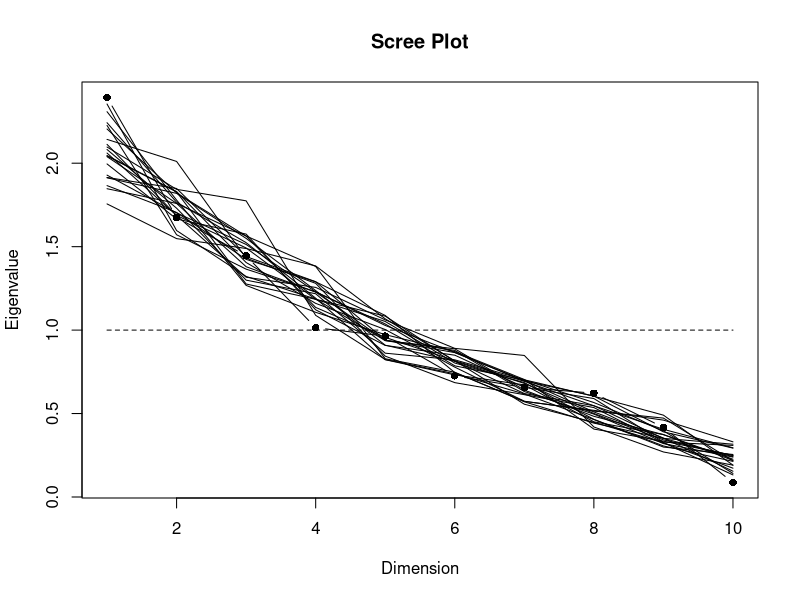

Write R code to recreate this figure.
library(psy)


### Name: scree.plot
### Title: Screeplot of eigenvalues, simulated data are available
### Aliases: scree.plot
### Keywords: multivariate

### ** Examples

data(expsy)
scree.plot(expsy[,1:10],simu=20,use="P") #no obvious structure with such a small sample
